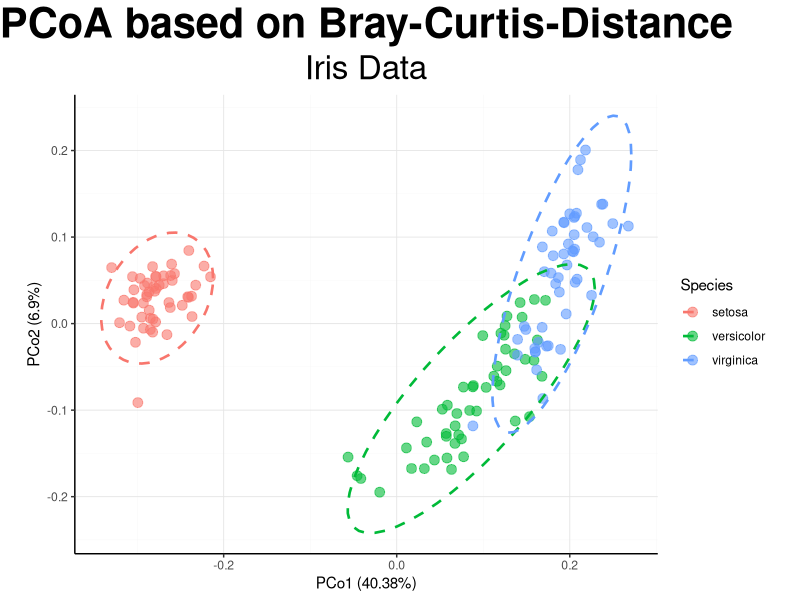
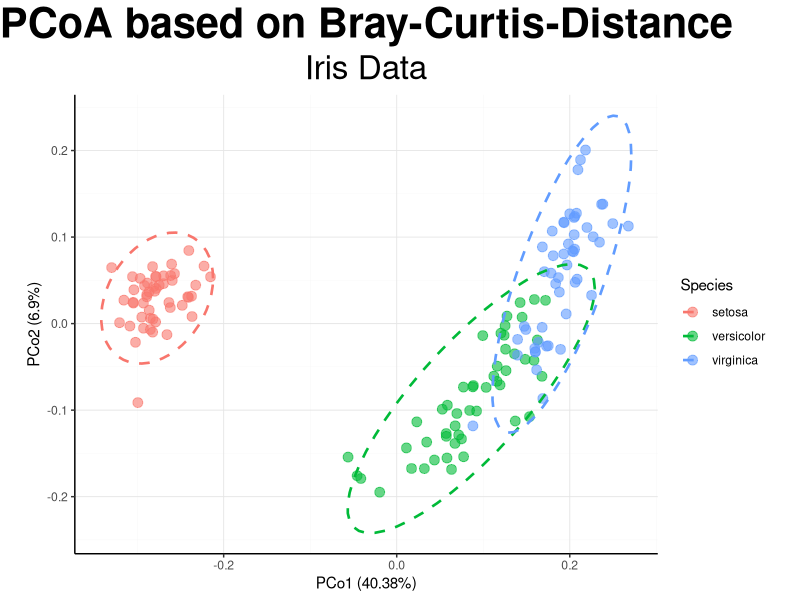

R code for these plots, in order:
# [1] Set needed libraries
library(vegan)
library(data.table)
library(readr)
library(dplyr)
library(tibble)
library(ggplot2)

# [2] Import of data "iris"-data
data(iris)
head(iris)

# [3] Selection of certain columns
daten <- iris[ , -5]
species <- iris[ , c("Species")]

species_chr <- as.character(species)
str(species_chr)

# [4] Bray Curtis on "iris"-data
bc_iris <- vegdist(daten, method = "bray")

print(head(as.matrix(bc_iris))[1:5, 1:5])

# [5] PCoA on Bray Curtis Matrix
pcoa_iris <- cmdscale(bc_iris, k=2, eig = TRUE, add = TRUE)

positions_iris <- pcoa_iris$points
colnames(positions_iris) <- c("PCoA1", "PCoA2")

perex_iris <- 100 * pcoa_iris$eig / sum(pcoa_iris$eig)
# Calculation proportion of variance for first two axes
pco1_variance <- round(perex_iris[1], 2)
pco2_variance <- round(perex_iris[2], 2)


# [6] Merging of PCoA-scores with meta data
iris_scores <- as.data.frame(positions_iris) %>%
  rownames_to_column(var = "Number")

species_col <- species_chr %>%
  as.data.frame(species_chr) %>%
  mutate(Number = row_number()) %>%
  mutate(Number = as.character(Number))

plot_iris <- left_join(iris_scores, species_col, by = "Number")

colnames(plot_iris) <- c("Number", "PCoA1", "PCoA2", "Species")
head(species_col)
head(plot_iris)

# [7] Plotting with ggplot2

p <- ggplot(plot_iris, aes(x = PCoA1, y = PCoA2)) +
  geom_point(aes(color = Species),
             size = 3, alpha = 0.6) +
  stat_ellipse(aes(group = Species, color = Species),
               type = "norm", level = 0.95, linewidth = 0.9, linetype = "dashed") +
  labs(
    title = "PCoA based on Bray-Curtis-Distance",
    subtitle = "Iris Data",
    x = paste0("PCo1 (", pco1_variance, "%)"),
    y = paste0("PCo2 (", pco2_variance, "%)")
  ) +
  theme_classic() +
  theme(
    plot.title = element_text(hjust = 0.5, size = 30, face = "bold"),
    plot.subtitle = element_text(hjust = 0.5, size = 24),
    legend.position = "right",
    panel.grid.major = element_line(color = "grey90", linewidth = 0.3),
    panel.grid.minor = element_line(color = "grey95", linewidth = 0.1)
  ) +
  #scale_color_viridis_d(option = "D", name = "Species") +
  #scale_shape_manual(values = c(16, 17, 18, 15, 19), name = "Sources") +
  coord_fixed(ratio = 1)

print(p)
ggsave("C:/A-Benutzerdateien/BOKU/5. Semester/Master Thesis (Cronobacter)/Tabellen (2025)/RStudio PCoA/plot_iris.png", width = 16, height = 8, dpi = 300)

